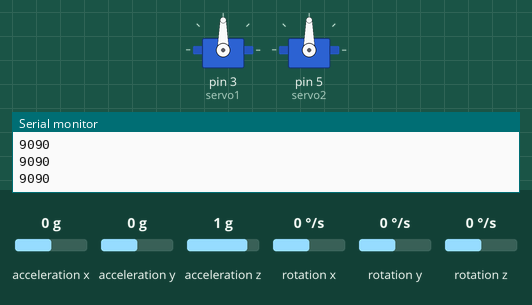
Recording of a sketch running on a simulated Arduino Uno, built with avr-gcc and run on an emulated ATmega328P. On the bench: 2 × servo, the last lines printed to the serial monitor. The inputs (shaded band) are chosen by the test bench; at power-on: acceleration x 0 g, acceleration y 0 g, acceleration z 1 g, rotation x 0 °/s, rotation y 0 °/s, rotation z 0 °/s.

Above: at 3.2 s.
3.3 s: acceleration x set to -1.4 g
At 3.6 s:
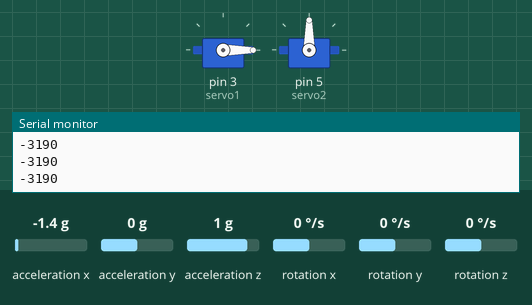
4.8 s: acceleration y set to -1.4 g
At 6.0 s:
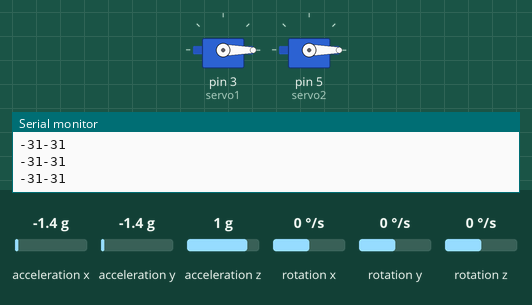
6.3 s: acceleration x set to -0.8 g
At 7.2 s:
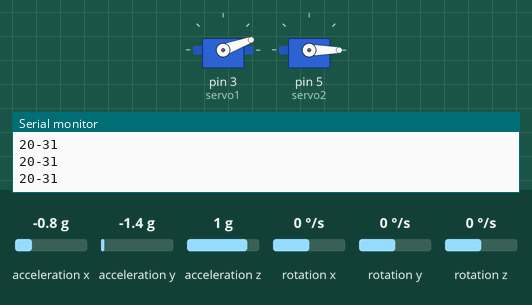
7.8 s: acceleration y set to -0.8 g
At 8.3 s:
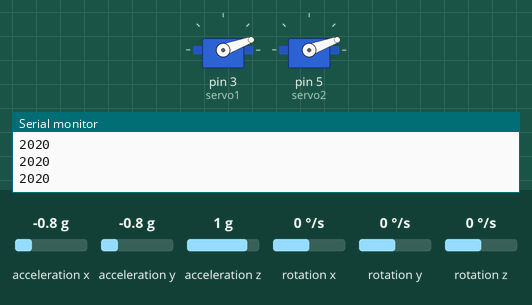
9.3 s: acceleration x set to 0 g
At 10.5 s:
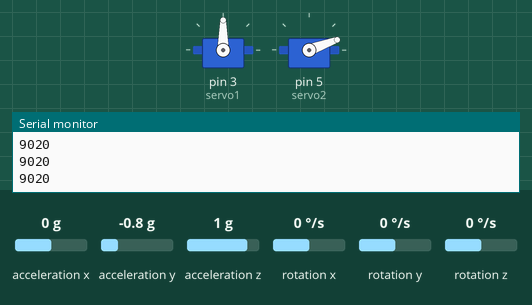
10.8 s: acceleration y set to 0.8 g
At 11.7 s:
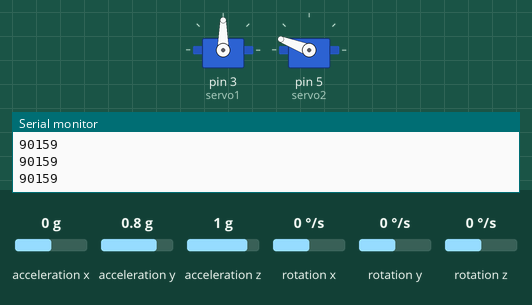
Timing chart, 0 to 13.3 s (numbered marks = the images above; inputs shaded):
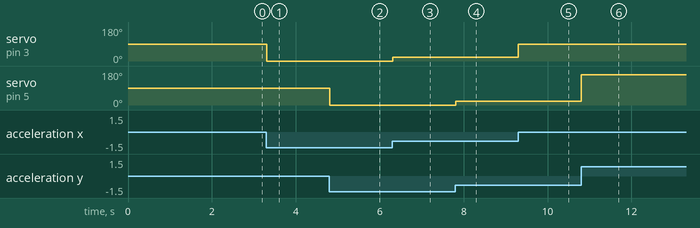

Measured:
- after the input at 3.3 s, servo on pin 3 (servo1): 90° → 0° at once
- after the input at 4.8 s, servo on pin 5 (servo2): 90° → 0° at once
- after the input at 6.3 s, servo on pin 3 (servo1): 0° → 20° at once
- after the input at 7.8 s, servo on pin 5 (servo2): 0° → 20° at once
- after the input at 9.3 s, servo on pin 3 (servo1): 20° → 90° at once
- after the input at 10.8 s, servo on pin 5 (servo2): 20° → 159° at once

The sketch:

Spoo.ino
```cpp
#include <Wire.h>

#include <MPU6050.h>

#include <Servo.h>

Servo servo1;

Servo servo2;


MPU6050 sensor ;

int16_t ax, ay, az ;
int16_t gx, gy, gz ;

void setup ( )

{

servo1.attach (3);

servo2.attach (5);

servo1.write(90);

servo2.write(90);

Wire.begin ( );

Serial.begin  (9600);

Serial.println  ( "Initializing the sensor" );

sensor.initialize ( );

Serial.println (sensor.testConnection ( ) ? "Successfully Connected" : "Connection failed");

delay (1000);

Serial.println ( "Taking Values from the sensor" );

delay (1000);

}


void loop ( )

{

sensor.getMotion6 (&ax, &ay, &az, &gx, &gy, &gz);

ax = map (ax, -17000, 17000, 0, 180) ;

ay = map (ay, -17000, 17000, 0, 180) ;


servo1.write(ax);
Serial.print(ax);

servo2.write(ay);
Serial.println(ay);

delay(1);

}
```
